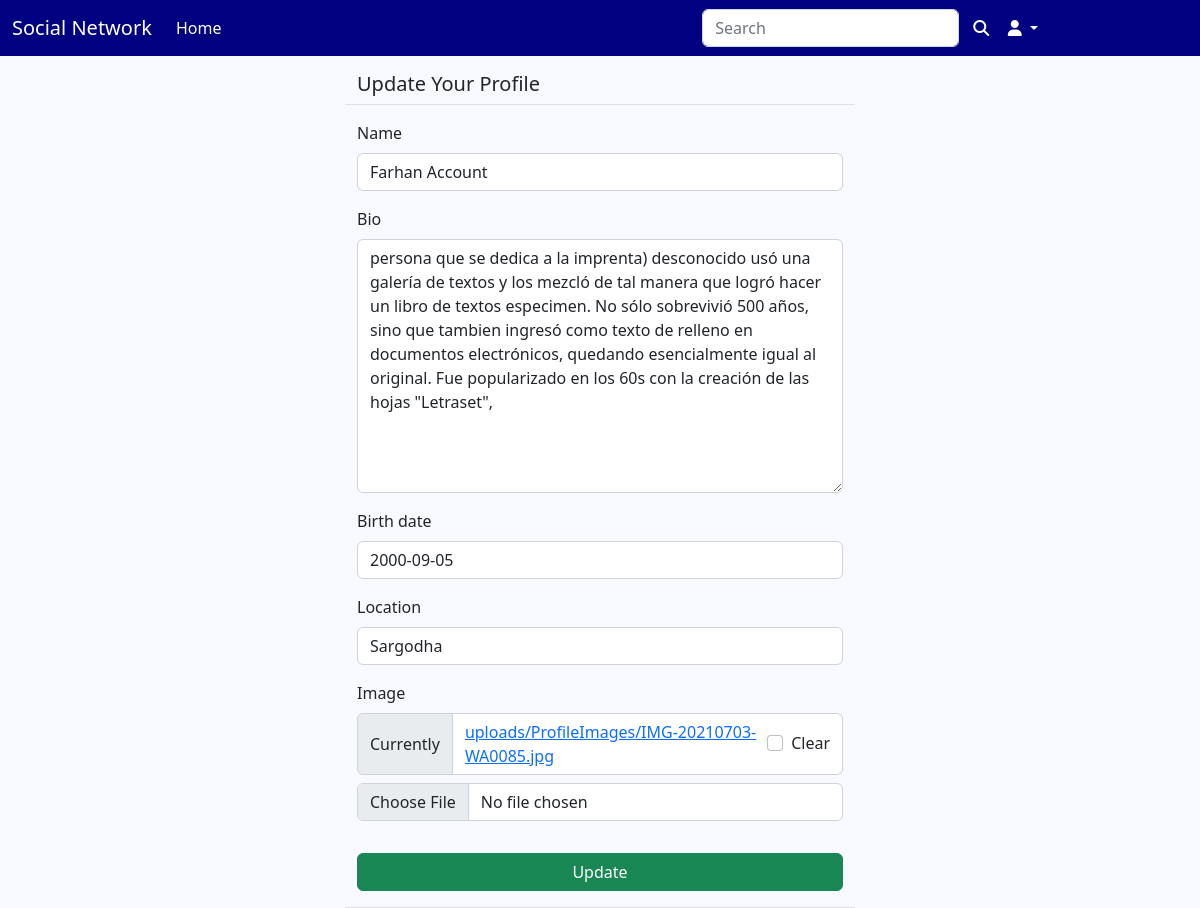
The app's page /social/profile/edit/3/ (signed in) with its own data.
### social/models.py (models this page shows)
class UserProfile(models.Model):
    user = models.OneToOneField(User,on_delete=models.CASCADE,primary_key=True,verbose_name='user',related_name='profile')
    name = models.CharField(max_length=30,blank=True,null=True)
    bio = models.TextField(max_length=500,blank=True,null=True)
    birth_date = models.DateField(null=True,blank=True)
    location = models.CharField(max_length=100,null=True,blank=True)
    image = models.ImageField(upload_to='uploads/ProfileImages',default='uploads/ProfileImages/default.png',blank=True)
    followers = models.ManyToManyField(User,blank=True,related_name="followers")

### social/views.py (the view, shortened to what this page needs)
# urls.py: path('profile/edit/<int:pk>/',UpdateProfileView.as_view(),name="edit-profile"),
class UpdateProfileView(LoginRequiredMixin,UserPassesTestMixin, UpdateView):
    model = UserProfile
    fields = ['name','bio','birth_date','location','image']
    template_name = 'social/profile_edit.html'
    def test_func(self):
        profile = self.get_object()
        return self.request.user == profile.user

### social/templates/social/profile_edit.html (shortened to what this page needs)
{% extends 'navbar.html' %}
{% load crispy_forms_tags %}
{% block content %}
    <div class="row justify-content-center mt-3">
        <div class="col-md-5 col-sm-12 border-bottom">
            <h5>Update Your Profile</h5>
        </div>
    </div>
        <div class="row justify-content-center mt-3">
        <div class="col-md-5 col-sm-12 border-bottom">
            <form method="POST" enctype="multipart/form-data">
                {{ form | crispy }}
                 <div class="d-grid gap-2">
                    <button class="btn btn-success mt-3 mb-3">Update</button>
                </div>
            </form>
        </div>
    </div>
{% endblock content %}

### static/css/style.css (style rules this page uses)
body { background-color: ghostwhite; }

### records on screen
UserProfile: name "Farhan Account", bio "persona que se dedica a la imprenta) desconocido usó una galería de textos y los mezcló de tal manera que logró hacer un libro de textos especimen. No sólo sobrevivió 500 años, sino que tambien ingresó como texto de relleno en documentos electrónicos, quedando esencialmente igual al original. Fue popularizado en los 60s con la creación de las hojas \"Letraset\",", birth_date "2000-09-05", location "Sargodha"
